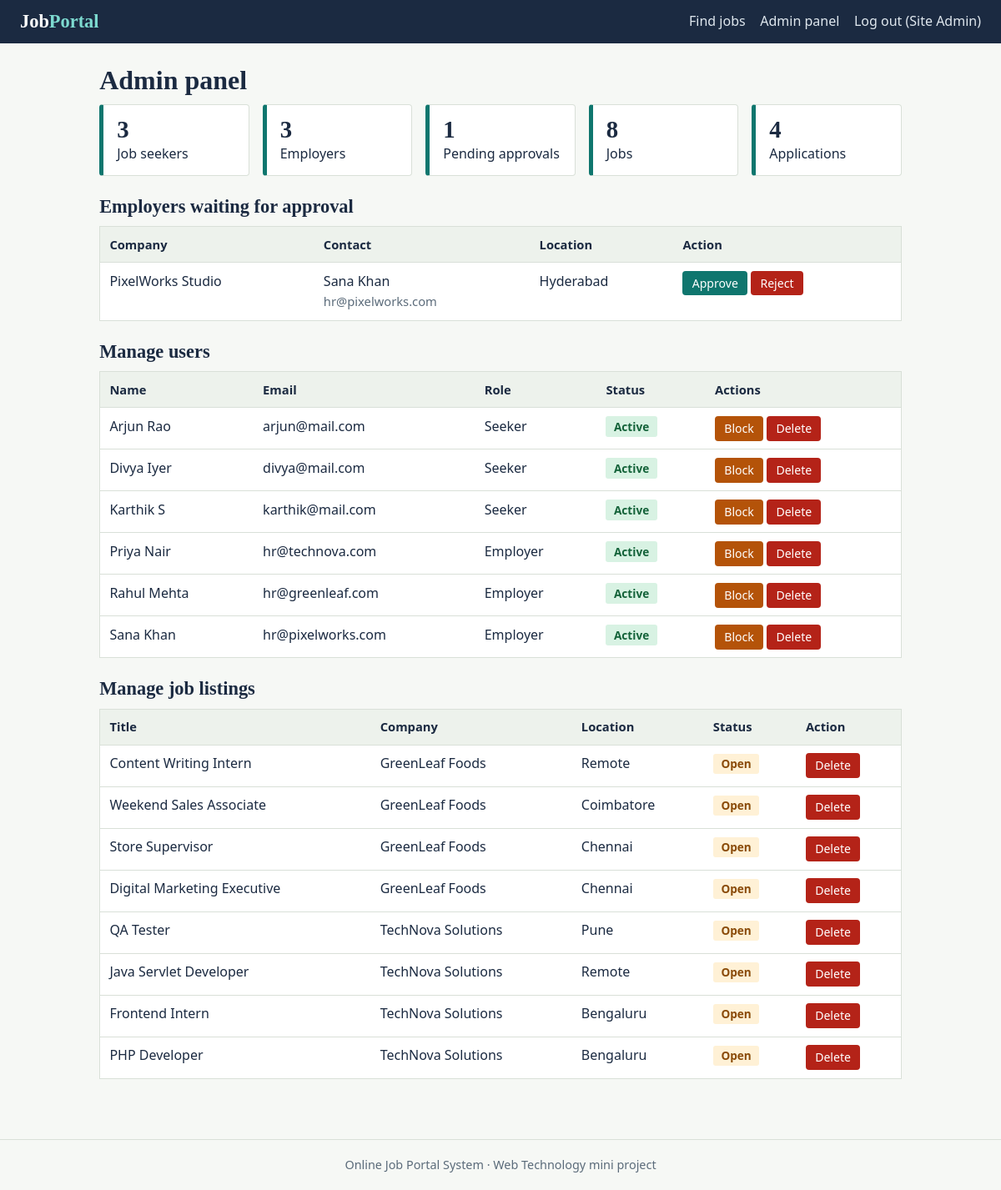
Page /admin/dashboard.php (signed in) on the committed database.
### tables this page shows
CREATE TABLE employer_profiles (
  id INT AUTO_INCREMENT PRIMARY KEY,
  user_id INT NOT NULL UNIQUE,
  company_name VARCHAR(120) NOT NULL,
  website VARCHAR(150),
  location VARCHAR(100),
  description TEXT,
  approval_status ENUM('pending','approved','rejected') NOT NULL DEFAULT 'pending',
  FOREIGN KEY (user_id) REFERENCES users(id) ON DELETE CASCADE
);

CREATE TABLE users (
  id INT AUTO_INCREMENT PRIMARY KEY,
  name VARCHAR(100) NOT NULL,
  email VARCHAR(120) NOT NULL UNIQUE,
  password VARCHAR(255) NOT NULL,
  phone VARCHAR(20),
  role ENUM('seeker','employer','admin') NOT NULL,
  status ENUM('active','blocked') NOT NULL DEFAULT 'active',
  created_at TIMESTAMP DEFAULT CURRENT_TIMESTAMP
);

CREATE TABLE jobs (
  id INT AUTO_INCREMENT PRIMARY KEY,
  employer_id INT NOT NULL,
  title VARCHAR(120) NOT NULL,
  description TEXT NOT NULL,
  location VARCHAR(100) NOT NULL,
  salary VARCHAR(60),
  job_type ENUM('Full-time','Part-time','Internship') NOT NULL,
  skills VARCHAR(255),
  posted_date DATE NOT NULL,
  last_date DATE NOT NULL,
  status ENUM('open','closed') NOT NULL DEFAULT 'open',
  FOREIGN KEY (employer_id) REFERENCES users(id) ON DELETE CASCADE
);

### admin/dashboard.php (the view, shortened to what this page needs)
<?php
require_once '../config.php';
$count = fn($sql) => (int)$conn->query($sql)->fetch_row()[0];
$stats = [
    'Job seekers' => $count("SELECT COUNT(*) FROM users WHERE role='seeker'"),
    'Employers' => $count("SELECT COUNT(*) FROM users WHERE role='employer'"),
    'Pending approvals' => $count("SELECT COUNT(*) FROM employer_profiles WHERE approval_status='pending'"),
    'Jobs' => $count('SELECT COUNT(*) FROM jobs'),
    'Applications' => $count('SELECT COUNT(*) FROM applications'),
];
$pending = $conn->query("SELECT u.id,u.name,u.email,ep.company_name,ep.location FROM employer_profiles ep JOIN users u ON u.id=ep.user_id WHERE ep.approval_status='pending'");
$users = $conn->query("SELECT id,name,email,role,status FROM users WHERE role<>'admin' ORDER BY role,id");
$jobs = $conn->query("SELECT j.id,j.title,j.location,j.status,ep.company_name FROM jobs j JOIN employer_profiles ep ON ep.user_id=j.employer_id ORDER BY j.id DESC");
require '../includes/header.php';
?>
<h1>Admin panel</h1>
<div class="stats">
  <?php foreach ($stats as $label => $n): ?><div class="stat"><b><?= $n ?></b><?= e($label) ?></div><?php endforeach; ?>
</div>
<h2>Employers waiting for approval</h2>
<?php if ($pending->num_rows === 0): ?>
  <p class="empty">No pending employers.</p>
<?php else: ?>
<div class="table-wrap"><table>
  <tr><th>Company</th><th>Contact</th><th>Location</th><th>Action</th></tr>
  <?php while ($p = $pending->fetch_assoc()): ?>
  <tr>
    <td><?= e($p['company_name']) ?></td>
    <td><?= e($p['name']) ?><br><span class="meta"><?= e($p['email']) ?></span></td>
    <td><?= e($p['location']) ?></td>
    <td class="actions"><form method="post">
      <button name="action" value="approve">Approve</button>
      <button class="danger" name="action" value="reject">Reject</button>
    </form></td>
  </tr>
  <?php endwhile; ?>
</table></div>
<?php endif; ?>
<h2>Manage users</h2>
<div class="table-wrap"><table>
  <tr><th>Name</th><th>Email</th><th>Role</th><th>Status</th><th>Actions</th></tr>
  <?php while ($u = $users->fetch_assoc()): ?>
  <tr>
    <td><?= e($u['name']) ?></td><td><?= e($u['email']) ?></td><td><?= e(ucfirst($u['role'])) ?></td>
    <td><?= badge(ucfirst($u['status'])) ?></td>
    <td class="actions"><form method="post">
      <?php if ($u['status'] === 'active'): ?><button class="warn" name="action" value="block">Block</button>
      <?php else: ?><button name="action" value="unblock">Unblock</button><?php endif; ?>
      <button class="danger" name="action" value="delete_user" onclick="return confirm('Delete this user and all their data?')">Delete</button>
    </form></td>
  </tr>
  <?php endwhile; ?>
</table></div>
<h2>Manage job listings</h2>
<div class="table-wrap"><table>
  <tr><th>Title</th><th>Company</th><th>Location</th><th>Status</th><th>Action</th></tr>
  <?php while ($j = $jobs->fetch_assoc()): ?>
  <tr>
    <td><?= e($j['title']) ?></td><td><?= e($j['company_name']) ?></td><td><?= e($j['location']) ?></td>
    <td><?= badge(ucfirst($j['status'])) ?></td>
    <td class="actions"><form method="post">
      <button class="danger" name="action" value="delete_job" onclick="return confirm('Delete this listing?')">Delete</button>
    </form></td>
  </tr>
  <?php endwhile; ?>
</table></div>
<?php require '../includes/footer.php'; ?>

### config.php (shortened to what this page needs)
<?php
function e($s) { return htmlspecialchars((string)$s, ENT_QUOTES, 'UTF-8'); }
function badge($status) {
    $cls = strtolower($status);
    return '<span class="badge ' . e($cls) . '">' . e($status) . '</span>';
}

### css/style.css (style rules this page uses)
:root { --ink:#1b2a41;--paper:#f6f8f5;--card:#fff;--line:#d9e0d8;--accent:#0f766e;--accent-dark:#0b5a54;--warn:#b45309;--bad:#b42318;--muted:#5b6b7a }
* { box-sizing:border-box }
body { margin:0;background:var(--paper);color:var(--ink);font:16px/1.55 "Segoe UI",system-ui,sans-serif }
h1,h2,h3 { font-family:Georgia,"Times New Roman",serif;line-height:1.2;margin:0 0 .6rem }
h1 { font-size:2rem }
h2 { font-size:1.4rem }
.btn,button { display:inline-block;background:var(--accent);color:#fff;border:0;border-radius:4px;padding:.55rem 1.1rem;font:inherit;cursor:pointer;text-decoration:none }
.btn.danger,button.danger { background:var(--bad) }
.btn.warn,button.warn { background:var(--warn) }
.meta { color:var(--muted);font-size:.92rem }
.badge { display:inline-block;border-radius:3px;padding:.1rem .6rem;font-size:.85rem;font-weight:600 }
.badge.applied,.badge.pending,.badge.open { background:#fff1d6;color:#8a4b08 }
.badge.shortlisted,.badge.approved,.badge.active { background:#d8f2e3;color:#14633a }
table { width:100%;border-collapse:collapse;background:var(--card);border:1px solid var(--line) }
th,td { text-align:left;padding:.6rem .7rem;border-bottom:1px solid var(--line);vertical-align:top }
th { background:#edf2ec;font-size:.92rem }
.table-wrap { overflow-x:auto;margin-bottom:1.5rem }
.stats { display:grid;grid-template-columns:repeat(auto-fit,minmax(150px,1fr));gap:1rem;margin-bottom:1.5rem }
.stat { background:var(--card);border:1px solid var(--line);border-left:5px solid var(--accent);border-radius:4px;padding:.8rem 1rem }
.stat b { display:block;font:700 1.8rem Georgia,serif }
.actions form { display:inline }
.actions button { padding:.25rem .7rem;font-size:.88rem }

### rows in the picture
employer_profiles: company_name "PixelWorks Studio", user.name "Sana Khan", user.email "hr@pixelworks.com", location "Hyderabad"
users: name "Arjun Rao", email "arjun@mail.com", role "Seeker", status "Active", status "Block"
users: name "Divya Iyer", email "divya@mail.com", role "Seeker", status "Active", status "Block"
users: name "Karthik S", email "karthik@mail.com", role "Seeker", status "Active", status "Block"
users: name "Priya Nair", email "hr@technova.com", role "Employer", status "Active", status "Block"
users: name "Rahul Mehta", email "hr@greenleaf.com", role "Employer", status "Active", status "Block"
users: name "Sana Khan", email "hr@pixelworks.com", role "Employer", status "Active", status "Block"
jobs: title "Content Writing Intern", employer_profiles.company_name "GreenLeaf Foods", location "Remote", status "Open"
jobs: title "Weekend Sales Associate", employer_profiles.company_name "GreenLeaf Foods", location "Coimbatore", status "Open"
jobs: title "Store Supervisor", employer_profiles.company_name "GreenLeaf Foods", location "Chennai", status "Open"
jobs: title "Digital Marketing Executive", employer_profiles.company_name "GreenLeaf Foods", location "Chennai", status "Open"
jobs: title "QA Tester", employer_profiles.company_name "TechNova Solutions", location "Pune", status "Open"
jobs: title "Java Servlet Developer", employer_profiles.company_name "TechNova Solutions", location "Remote", status "Open"
jobs: title "Frontend Intern", employer_profiles.company_name "TechNova Solutions", location "Bengaluru", status "Open"
jobs: title "PHP Developer", employer_profiles.company_name "TechNova Solutions", location "Bengaluru", status "Open"

### other values in the picture
$_SESSION['name'] "Site Admin"
$n "3"
$label "Job seekers"
$label "Employers"
$n "1"
$label "Pending approvals"
$n "8"
$label "Jobs"
$n "4"
$label "Applications"
